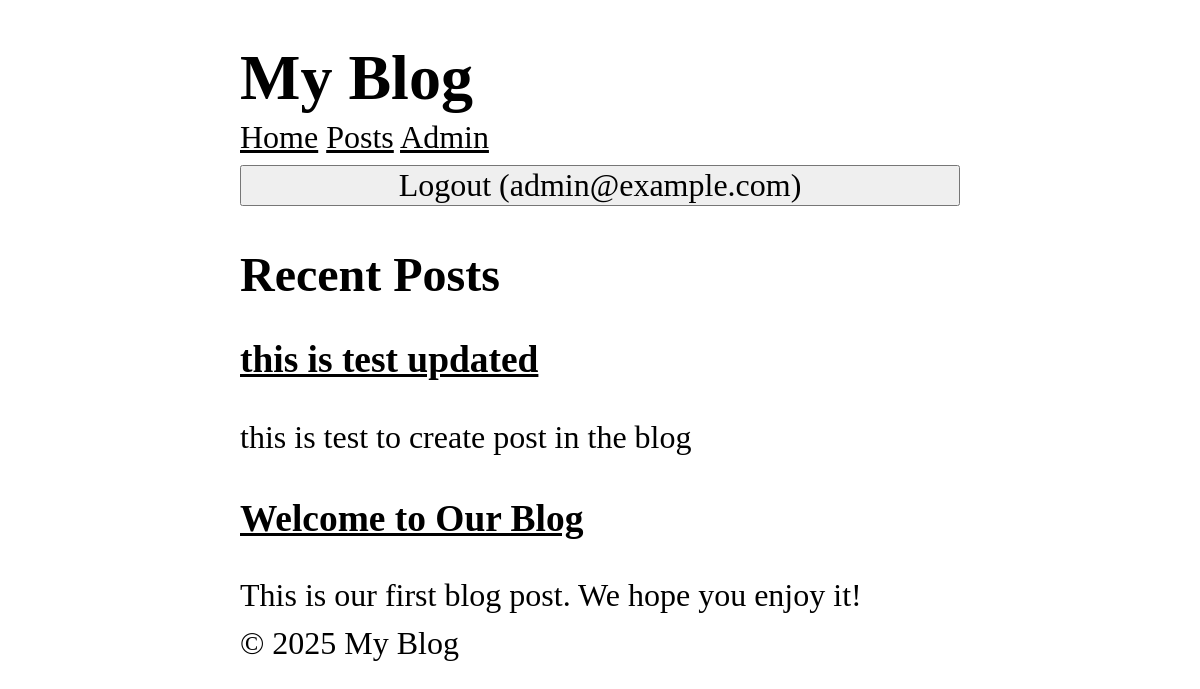
The page / (signed in) on the database its author committed.
### tables this page shows
CREATE TABLE users (
  id INTEGER PRIMARY KEY AUTOINCREMENT,
  name TEXT NOT NULL,
  email TEXT UNIQUE NOT NULL,
  password TEXT NOT NULL,
  role TEXT NOT NULL DEFAULT 'user',
  created_at DATETIME DEFAULT CURRENT_TIMESTAMP
);

CREATE TABLE posts (
  id INTEGER PRIMARY KEY AUTOINCREMENT,
  title TEXT NOT NULL,
  content TEXT NOT NULL,
  views INTEGER DEFAULT 0,
  user_id INTEGER NOT NULL,
  created_at DATETIME DEFAULT CURRENT_TIMESTAMP,
  FOREIGN KEY (user_id) REFERENCES users (id)
);

### core/App.php (called while the page is built, shortened)
<?php
class App
{
    protected static $container = [];
    public static function bind( string $key , mixed $value):void
    {
        static::$container[$key] = $value;
    }
    public static function get(string $key):mixed
    {
        return static::$container[$key];
    }
}

### app/Models/Post.php (called while the page is built, shortened)
<?php
class Post extends Model
{
    protected static string $table = 'posts';
    public static function getRecent(?int $limit=null ,?int $page = null, ?string $search=null)
    {
        $db = App::get('database');
        $query = 'SELECT * FROM ' . static::$table ;
        $params = [];
        $query .= ' ORDER BY created_at DESC';
        if($limit !== null)
        {
            $query .= ' LIMIT ?';
            $params[] = $limit;
        }
        return $db->fetchAll($query , $params , static::class);
    }
}

### core/Database.php (called while the page is built, shortened)
<?php
class Database {
  protected $pdo;
  public function __construct(array $config) {
    try {
      $dsn = $this->createDsn($config);
      $username = $config['username'] ?? null;
      $password = $config['password'] ?? null;
      $options = $config['options'] ?? null;
      $this->pdo = new PDO($dsn, $username, $password, $options);
      $this->pdo->setAttribute(PDO::ATTR_ERRMODE, PDO::ERRMODE_EXCEPTION);
    } catch (PDOException $e) {
      throw new Exception("Could not connect to the database");
    }
  }
  protected function createDsn(array $config): string {
    $driver = $config['driver'];
    $dbname = $config['dbname'];
    return match($driver) {
      'sqlite' => "sqlite:$dbname",
      default => throw new Exception("Unsupported database driver: $driver")
    };
  }
  public function query(string $sql, array $params = []): PDOStatement {
    $stmt = $this->pdo->prepare($sql);
    $stmt->execute($params);
    return $stmt;
  }
  public function fetchAll(string $sql, array $params = [] , ?string $className = null): array {
    $stmt = $this->query($sql, $params);
    return $className
    ? $stmt->fetchAll(PDO::FETCH_CLASS, $className)
     : $stmt->fetchAll(PDO::FETCH_ASSOC);
  }
  public function fetch(string $sql, array $params = [] , ?string $className = null): mixed {
    $stmt = $this->query($sql, $params);
    $stmt->setFetchMode($className ? PDO::FETCH_CLASS : PDO::FETCH_ASSOC , $className);
    return $stmt->fetch() ;
  }
}

### app/Controller/HomeController.php (called while the page is built, shortened)
<?php
class HomeController
{
    public function index():string
    {
       $posts = Post::getRecent(5);
        return View::render('home/index' ,
        data:['posts' => $posts ],
    layout:'layouts/main');
    }
}

### core/Router.php (called while the page is built, shortened)
<?php
class Router
{
    protected array $routes = [];
    protected array $globalMiddleware = [];
    protected array $routeMiddleware = [];
    public function add(string $method , string $uri , string $controller , array $middlewares = []): void
    {
        $this->routes[] = [
            'method' => $method,
            'uri' => $uri,
            'controller' => $controller ,
            'middlewares' => $middlewares
        ];
    }
    public function addGlobalMiddleware(string $middleware): void
    {
        $this->globalMiddleware[] = $middleware;
    }
    public function addRouteMiddleware(string $name , string $middleware): void
    {
        $this->routeMiddleware[$name] = $middleware;
    }
    public function dispatch(string $uri , string $method): string
    {
        $route = $this->findRoute($uri , $method);
        $middlewares = [
            ...$this->globalMiddleware,
            ...array_map(fn($name) => $this->routeMiddleware[$name] , $route['middlewares'])
        ];
        return $this->runMiddleware($middlewares ,
        function() use ($route) {
            [$controller , $action] = explode('@' , $route['controller']);
        return $this->callAction($controller , $action , $route['params']);
        });
    }
    protected function runMiddleware(array $middlewares ,callable $target): mixed
    {
        $next = $target;
        foreach(array_reverse($middlewares) as $middleware)
        {
            $next = fn()=>(new $middleware)->handle($next);
        }
        return $next();
    }
    protected function findRoute(string $uri , string $method): ?array
    {
        foreach($this->routes as $route)
        {
            $params = $this->matchRoute($route['uri'] , $uri);
            if($params !== null && $route['method'] === $method)
            {
                return [...$route ,'params' => $params];
            }
        }
        return null;
    }
    protected function matchRoute(string $routeUri , string $requestUri):?array
    {
        $params = [];
        return $params;
    }
    protected function callAction(string $controller ,string $action , array $params): string
    {
       return (new $controllerClass)->$action(...$params);
    }
}

### app/Middlewares/CSRF.php (called while the page is built, shortened)
<?php
class CSRF implements Middleware
{
    public function handle(callable $next)
    {
        return $next();
    }
}

### app/Middlewares/View.php (called while the page is built, shortened)
<?php
class View implements Middleware
{
    public function handle(callable $next)
    {
        CoreView::share('user', Auth::user());
        return $next();
    }
}

### core/View.php (called while the page is built, shortened)
<?php
class View
{
    protected static $globals = [];
    public static function share(string $key , mixed $value): void
    {
        static::$globals[$key] = $value;
    }
    public static function render(string $template , array $data = [], string $layout = null): string
    {
        $data = [...static::$globals , ...$data];
        $content = static::renderTemplate($template , $data);
        return static::renderLayout($layout , $data , $content);
    }
    public static function partial(string $template , array $data = []): string
    {
        return static::renderTemplate("/partials/$template" , $data);
    }
    protected static function renderTemplate(string $template , array $data): string
    {
        extract($data);
        $path = dirname(__DIR__) . "/app/Views/$template.php";
        require $path;
        return ob_get_clean();
    }
    protected static function renderLayout(?string $template , array $data , string $content): string
    {
        extract([...$data , 'content' => $content]);
        $path = dirname(__DIR__) . "/app/Views/$template.php";
        require $path;
        return ob_get_clean();
    }
}

### helpers.php (called while the page is built, shortened)
<?php
if(!function_exists('partial'))
{
    function partial(string $template , array $data = []): string
        {
            return View::partial($template , $data);
        }
}
if(!function_exists('check'))
{
    function check(string $action , mixed $resource = null): bool
    {
       return Authorization::check($action , $resource);
    }
}

### app/Services/Auth.php (called while the page is built, shortened)
<?php
class Auth
{
    protected static $user = null;
    public static function user():?User
    {
        if(static::$user === null)
        {
            $userId = $_SESSION['user_id'] ?? null;
            static::$user = $userId ? User::find($userId) : RememberMe::user();
        }
        return static::$user;
    }
}

### app/Services/Authorization.php (called while the page is built, shortened)
<?php
class Authorization
{
    public static function check(string $action , mixed $resource = null): bool
    {
        $user = Auth::user();
        return match($action)
        {   'dashboard' => in_array($user->role , ['admin','superadmin']) ,
            'edit_post' , 'delete_post' => $resource instanceof Post && (($user->id == $resource->user_id) || in_array($user->role , ['admin','superadmin'])),
            'comment','create_post' => true,
            default =>false
        };
    }
}

### core/Model.php (called while the page is built, shortened)
<?php
abstract class Model {
    protected static string $table;
    public static function find(mixed $id): ?static  {
        $db = App::get('database');
         return  $db->fetch("SELECT * FROM " . static::$table . " WHERE id = ?", [$id], static::class);
    }
}

### app/Views/partials/_posts.php (the view)
<?php foreach($posts as $post): ?>
    <article>
    <h3><a href="/posts/<?= $post->id ?>"><?= htmlspecialchars($post->title) ?></a></h3>
    <p><?= htmlspecialchars(substr($post->content, 0, 100)) ?></p>
    </article>
<?php endforeach; ?>

### app/Views/layouts/main.php (shortened to what this page needs)
<!DOCTYPE html>
<html lang="en">
<head>
   <link rel="stylesheet" href="/style.css"/>
</head>
<body>
    <header>
        <h1>My Blog</h1>
    </header>
    <nav>
        <a href="/">Home</a>
        <a href="/posts">Posts</a>
    <?php  if($user): ?>
        <?php if(check('dashboard')): ?>
            <a href="/admin/dashboard">Admin</a>
        <?php endif; ?>
        <form action="/logout" method="post">
            <button type="submit">Logout (<?= $user->email?>)</button>
        </form>
        <?php else: ?>
        <a href="/login">Login</a>
    <?php endif; ?>
    </nav>
    <main>
        <?=$content?>
    </main>
    <footer>
        &copy; <?=date('Y')?> My Blog
    </footer>
</body>
</html>

### public/style.css (style rules this page uses)
*, *::before, *::after { box-sizing: border-box; }
html { -moz-text-size-adjust: none; -webkit-text-size-adjust: none; text-size-adjust: none; }
body, h1, h2, h3, h4, p, figure, blockquote, dl, dd { margin-block-end: 0; }
body { min-height: 100vh; line-height: 1.5; max-width: 60%; margin-left: auto; margin-right: auto; font-size: 2em; font-family: 'Times New Roman', Times, serif; }
h1, h2, h3, h4, button, input, label { line-height: 1.1; }
h1, h2, h3, h4 { text-wrap: balance; }
a:not([class]) { text-decoration-skip-ink: auto; color: currentColor; }
input, button, textarea, select { font-family: inherit; font-size: inherit; width: 100%; }

### rows shown on the page
users: email "admin@example.com"
posts: title "this is test updated", content "this is test to create post in the blog"
posts: title "Welcome to Our Blog", content "This is our first blog post. We hope you enjoy it!"
